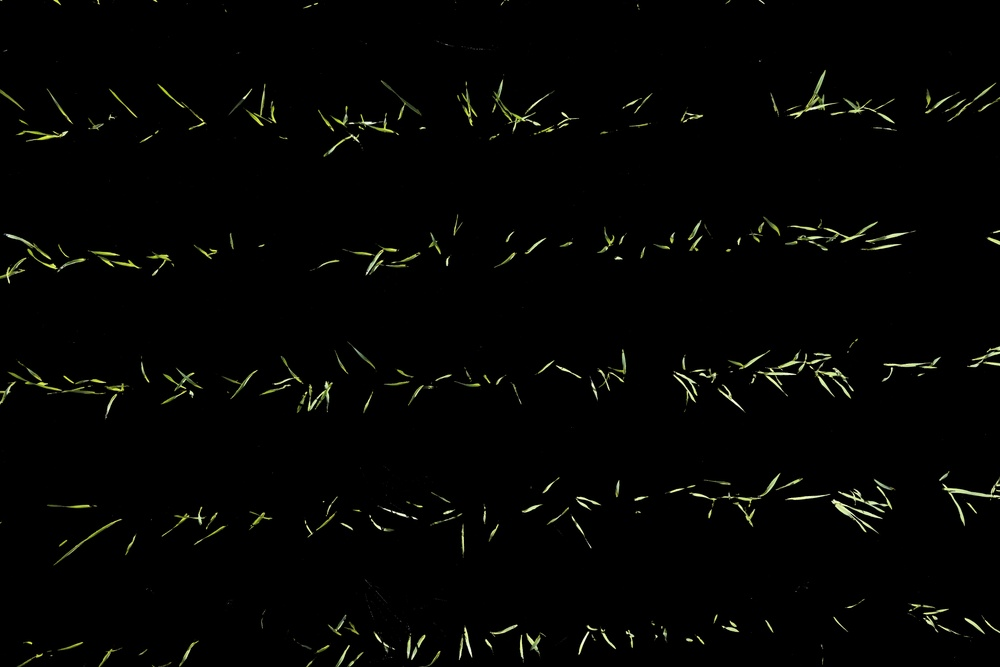
#> input picture Test_Images/temp_ndvi.jpg, 1000 x 667 px, shrunk from 8192 x 5464 before the run
$ jupyter execute count_test.ipynb
#> lines starting #> are read from the running program, lines starting #| are printed output that depends on the picture; after the words box and inside, x2 and y2 are one past the last pixel; in counts of white or black regions, pixels touching at a corner belong together
[cell 1]
# Importing necessary libraries
import geopandas as gpd
import rasterio.mask
import fiona
import os
import numpy as np
import shapefile
import rasterstats
import matplotlib.pyplot as plt
import statistics
import pandas as pd
import rasterio
import time
import cv2
import math

[cell 2]
from typing import cast, Optional

# Importing necessary programs from the libraries
from rasterio.plot import show
from rasterio.transform import from_origin
from rasterio.crs import CRS
from rasterio import features
from rasterstats import zonal_stats
from matplotlib.colors import ListedColormap
from matplotlib import pyplot as plt

[cell 3]
import PIL.Image

def img_scale(img: np.ndarray) -> np.ndarray:
    return (img * 255).astype(np.uint8)

def display_image(img: np.ndarray, _: Optional[str] = None):
    display(PIL.Image.fromarray(img))

def display_contours(img: np.ndarray, contours):
    img_with_contours = img.copy()
    for contour in contours:
        cv2.drawContours(img_with_contours, [contour], 0, (0, 255, 0), 2)
    display_image(img_with_contours)

[cell 4]
img = cv2.imread('Test_Images/temp_ndvi.jpg')
#> img is the input picture: shape (667, 1000, 3); mean B, G, R 2.9, 4.2, 3.8
img_grey = cv2.cvtColor(img, cv2.COLOR_BGR2GRAY)
display_image(img_grey)

[cell 5]
ret, thresh  = cv2.threshold(img_grey, 10, 255, cv2.THRESH_BINARY)
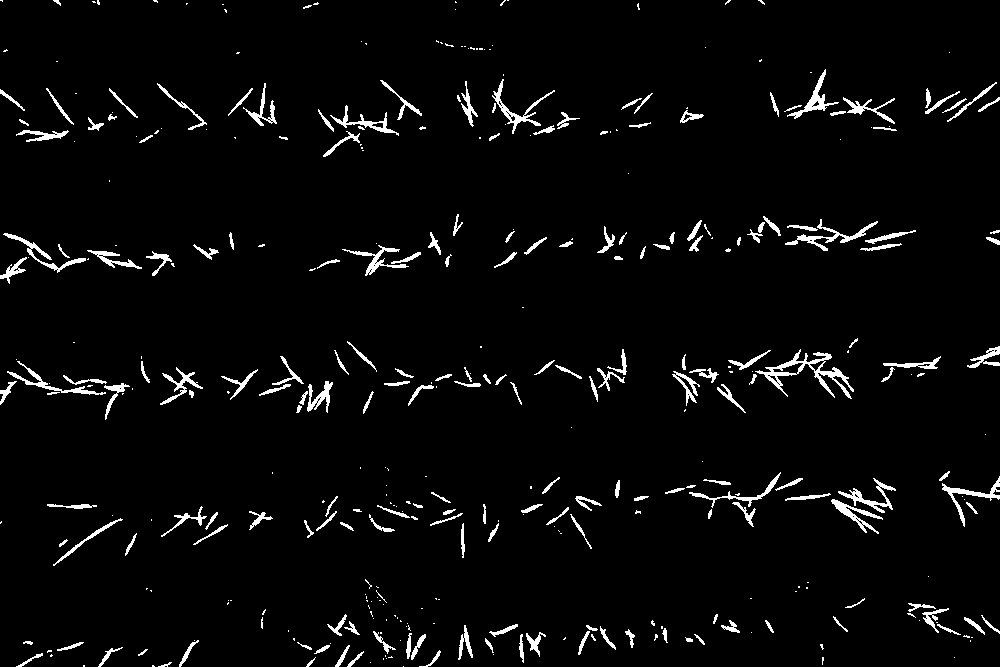
#> thresh: shape (667, 1000); 3.5% white; 392 white regions (192 under 20 px), largest, box (x1, y1, x2, y2) and area: (755, 349, 854, 399) 1054, (785, 219, 878, 251) 537, (492, 79, 555, 134) 501
kernel1= np.ones((7,7), np.uint8)
kernel2 = np.ones((5,5), np.uint8)

eroded = cv2.erode(thresh, kernel1, iterations = 1)
#> eroded: shape (667, 1000); 0% white in thin lines or dots, all inside (x1, y1, x2, y2) = (842, 109, 859, 508)
dilated = cv2.dilate(eroded, kernel2, iterations = 8)
#> dilated: shape (667, 1000); 0.33% white; 2 white regions, box (x1, y1, x2, y2) and area: (841, 93, 875, 126) 1122, (826, 491, 859, 524) 1089

display_image(dilated)

[cell 6]
edged = cv2.Canny(img_grey, 30, 200)
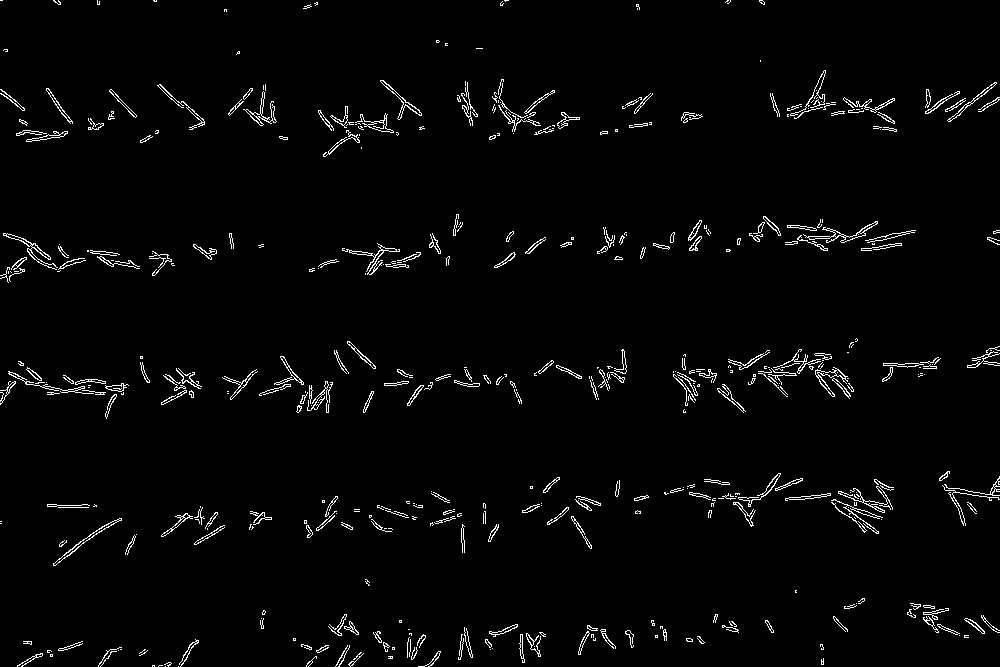
#> edged: shape (667, 1000); 2.4% white in thin lines or dots

display_image(edged)

[cell 7]
contours, _ = cv2.findContours(edged, cv2.RETR_TREE, cv2.CHAIN_APPROX_NONE)
#> contours = 929 contours, 690 with area under 20; largest, box (x1, y1, x2, y2) and area: (803, 221, 878, 243) 248, (53, 518, 122, 566) 229, (815, 367, 848, 397) 210, (380, 80, 422, 120) 200, (3, 233, 58, 270) 180

col_grey_img = cv2.cvtColor(img_grey, cv2.COLOR_GRAY2RGB)

print(len(contours))
#| 929
display_contours(col_grey_img, contours)
#> the loop in display_contours, `for contour in contours:` made 929 passes
#> contour on passes 1, 2, 9: [[178, 666]], [[165, 666]], [[390, 657], [391, 656], [392, 657], [391, 658]]
#> after the loop in display_contours, `for contour in contours:`:
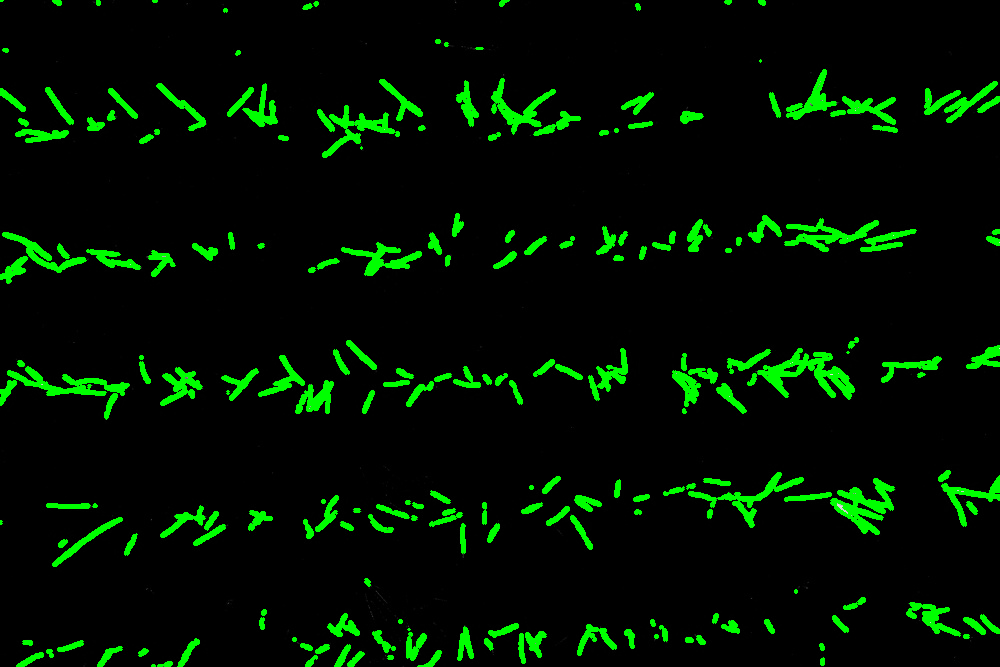
#> img_with_contours: shape (667, 1000, 3); mean B, G, R 0.2, 17.4, 0.2

[cell 8]
large_contours = [contour for contour in contours if 80 < cv2.contourArea(contour)]
#> large_contours = 38 contours; largest, box (x1, y1, x2, y2) and area: (803, 221, 878, 243) 248, (53, 518, 122, 566) 229, (815, 367, 848, 397) 210, (380, 80, 422, 120) 200, (3, 233, 58, 270) 180

print(len(large_contours))
#| 38
display_contours(col_grey_img, large_contours)
#> the loop in display_contours (call 2), `for contour in contours:` made 38 passes
#> after the loop in display_contours (call 2), `for contour in contours:`:
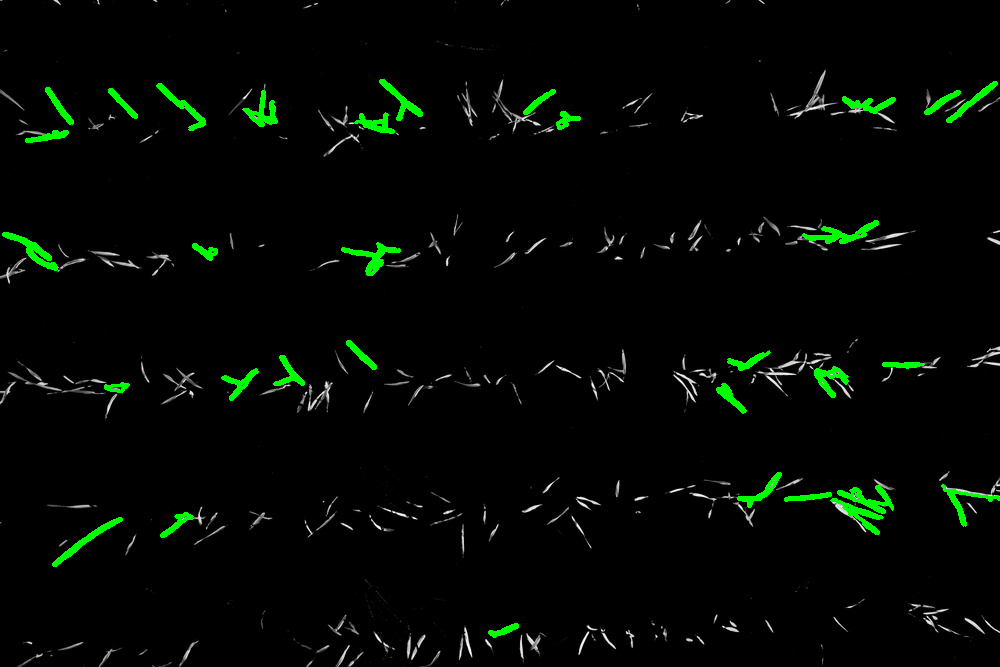
#> img_with_contours: shape (667, 1000, 3); mean B, G, R 2.8, 7.4, 2.8

[cell 9]
contours2, _ = cv2.findContours(img_grey, cv2.RETR_TREE, cv2.CHAIN_APPROX_NONE)
#> contours2 = 6240 contours, 6072 with area under 20; largest, box (x1, y1, x2, y2) and area: (719, 344, 856, 401) 3494, (720, 213, 922, 256) 3493, (0, 224, 176, 288) 3304, (768, 64, 902, 136) 2748, (0, 352, 135, 424) 2742

print(len(contours2))
#| 6240
display_contours(col_grey_img, contours2)
#> the loop in display_contours (call 3), `for contour in contours:` made 6240 passes
#> contour on passes 1 to 3: [[438, 666]], [[407, 666]], [[40, 666], [41, 666]]
#> after the loop in display_contours (call 3), `for contour in contours:`:
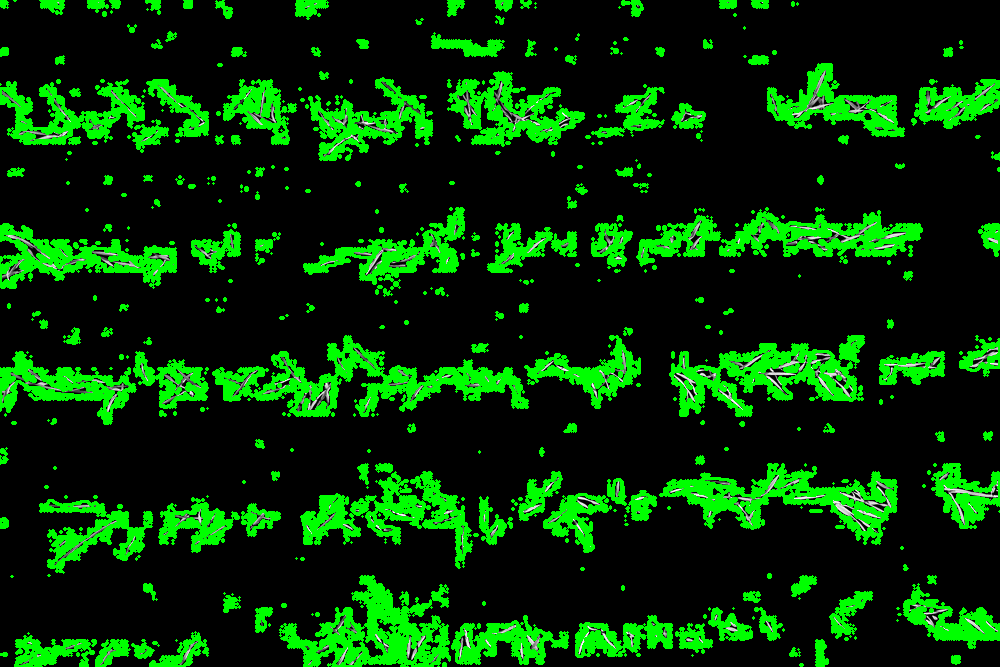
#> img_with_contours: shape (667, 1000, 3); mean B, G, R 2.9, 51.8, 2.9

[cell 10]
large_contours2 = [contour for contour in contours2 if 200 < cv2.contourArea(contour)]
#> large_contours2 = 65 contours; largest, box (x1, y1, x2, y2) and area: (719, 344, 856, 401) 3494, (720, 213, 922, 256) 3493, (0, 224, 176, 288) 3304, (768, 64, 902, 136) 2748, (0, 352, 135, 424) 2742

print(len(large_contours2))
#| 65
display_contours(col_grey_img, large_contours2)
#> the loop in display_contours (call 4), `for contour in contours:` made 65 passes
#> after the loop in display_contours (call 4), `for contour in contours:`:
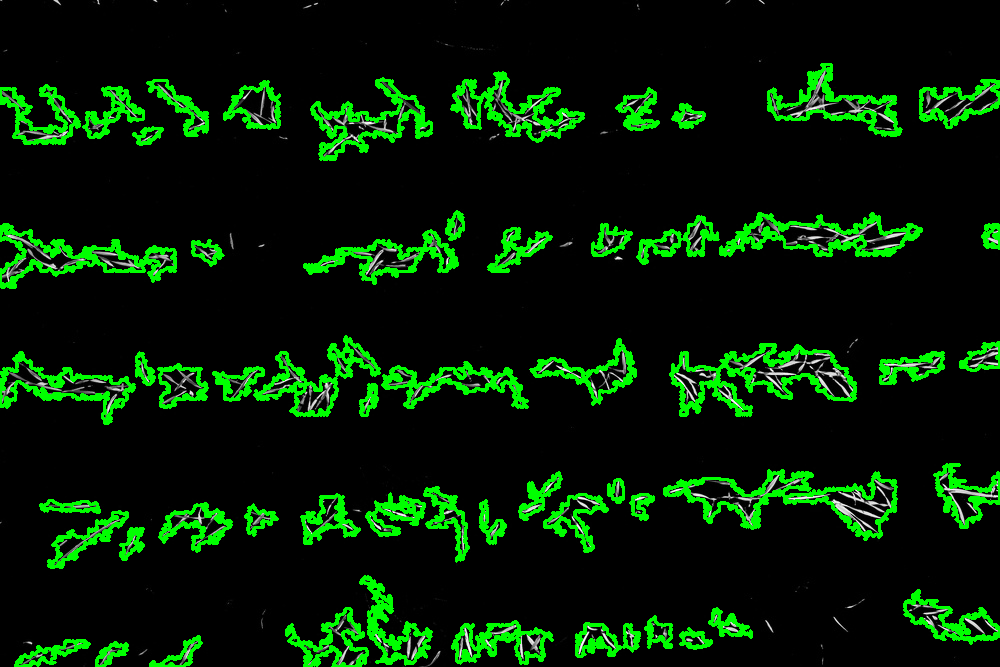
#> img_with_contours: shape (667, 1000, 3); mean B, G, R 3.5, 30.3, 3.5

[cell 11]
def gen_line_img(img: np.ndarray, print_img: np.ndarray = cast(np.ndarray, np.copy(col_grey_img)) * 0) -> tuple[np.ndarray, np.ndarray]:
    """line, img"""

    # see https://stackoverflow.com/a/45560545/8626693

    rho = 1  # distance resolution in pixels of the Hough grid
    theta = np.pi / 180  # angular resolution in radians of the Hough grid
    threshold = 15  # minimum number of votes (intersections in Hough grid cell)
    min_line_length = 50  # minimum number of pixels making up a line
    max_line_gap = 20  # maximum gap in pixels between connectable line segments
    line_image = np.copy(print_img)

    # Run Hough on edge detected image
    # Output "lines" is an array containing endpoints of detected line segments
    lines = cv2.HoughLinesP(img, rho, theta, threshold, np.array([]), min_line_length, max_line_gap)
#> lines = 82 rows, first 6: [753, 374, 839, 371], [927, 102, 999, 99], [63, 377, 123, 386], [883, 363, 935, 363], [774, 110, 825, 109], [808, 102, 894, 99]

    for line in lines:
        for x1, y1, x2, y2 in line:
            cv2.line(line_image, (x1, y1), (x2, y2), (255, 0, 0), 5)
#> this loop made 82 passes
#> line on passes 1 to 12: [[753, 374, 839, 371]], [[927, 102, 999, 99]], [[63, 377, 123, 386]], [[883, 363, 935, 363]], [[774, 110, 825, 109]], [[808, 102, 894, 99]], [[758, 371, 836, 368]], [[460, 384, 511, 381]], [[706, 498, 763, 496]], [[45, 388, 126, 387]], [[774, 109, 825, 108]], [[333, 130, 389, 129]]
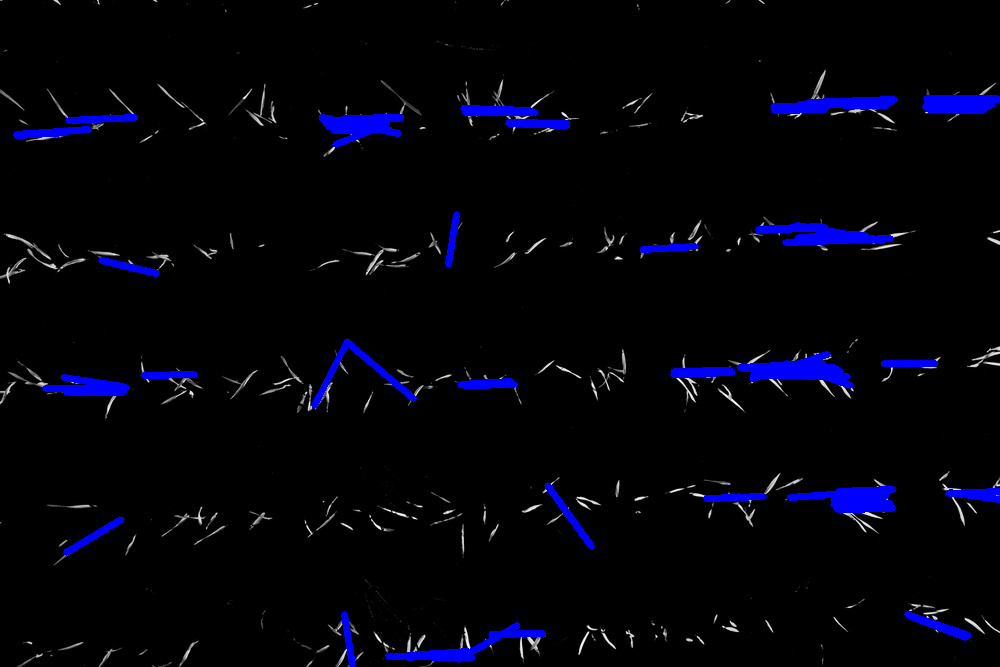
#> line_image: shape (667, 1000, 3); mean B, G, R 11.2, 2.6, 2.6

    return lines, line_image

[cell 12]
lines1, line_img1 = gen_line_img(edged, col_grey_img)
#> lines1 has the same summary as lines in gen_line_img
print(len(lines1))
#| 82
print(sum([len(line) for line in lines1]))
#| 82
display_image(line_img1)

$ run again, with Test_Images/Eroded.jpg copied over Test_Images/temp_ndvi.jpg
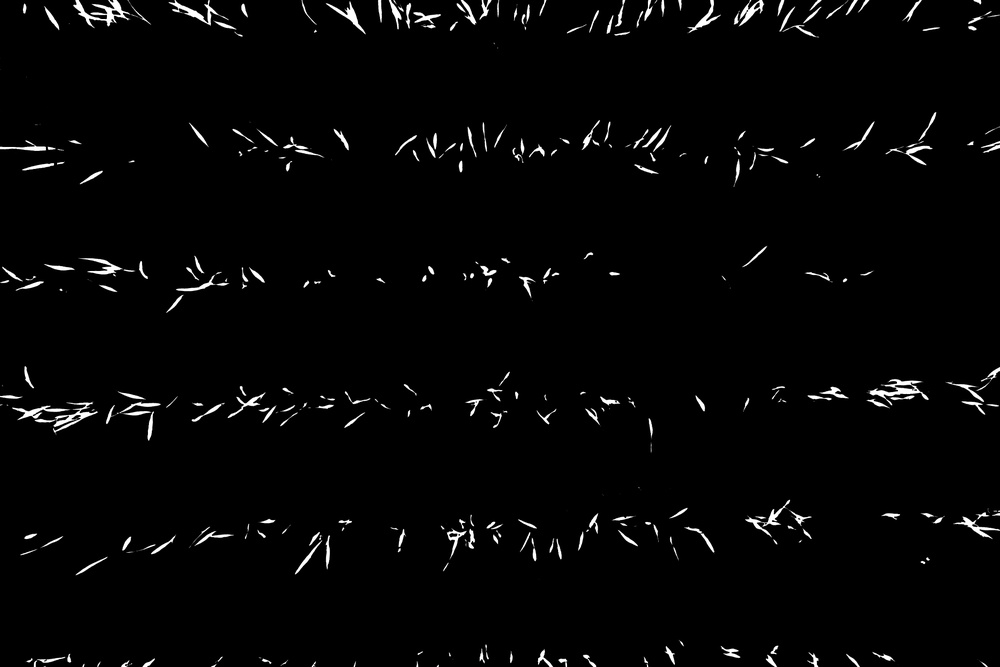
#> input picture Test_Images/Eroded.jpg, 1000 x 667 px, shrunk from 8192 x 5464 before the run
#> img is the input picture: shape (667, 1000, 3); min 0, max 255, mean 5.4
#> thresh: shape (667, 1000); 3.3% white; 328 white regions (86 under 20 px), largest, box (x1, y1, x2, y2) and area: (12, 401, 98, 435) 912, (73, 0, 152, 29) 761, (866, 379, 929, 406) 687
#> eroded: shape (667, 1000); 0% white in thin lines or dots, all inside (x1, y1, x2, y2) = (32, 6, 907, 414)
#> dilated: shape (667, 1000); 1.1% white; 6 white regions, box (x1, y1, x2, y2) and area: (884, 374, 923, 408) 1314, (93, 0, 134, 33) 1281, (92, 252, 128, 287) 1254, (334, 0, 369, 33) 1154, (16, 397, 49, 430) 1089, (731, 0, 767, 30) 1075
#> edged: shape (667, 1000); 2.1% white in thin lines or dots
#> contours = 877 contours, 659 with area under 20; largest, box (x1, y1, x2, y2) and area: (734, 0, 764, 26) 207, (228, 392, 266, 418) 180, (447, 528, 467, 559) 172, (176, 275, 229, 292) 162, (176, 0, 229, 25) 151
#| 877
#> the loop in display_contours, `for contour in contours:` made 877 passes
#> contour on passes 1, 3, 4: [[43, 666], [44, 666], [45, 666], [44, 666]], [[355, 665], [355, 666]], [[648, 664], [648, 665], [648, 666], [648, 665]]
#> large_contours = 32 contours; largest, box (x1, y1, x2, y2) and area: (734, 0, 764, 26) 207, (228, 392, 266, 418) 180, (447, 528, 467, 559) 172, (176, 275, 229, 292) 162, (176, 0, 229, 25) 151
#| 32
#> the loop in display_contours (call 2), `for contour in contours:` made 32 passes
#> contours2 = 7599 contours, 7421 with area under 20; largest, box (x1, y1, x2, y2) and area: (184, 384, 336, 432) 2048, (0, 388, 104, 440) 1879, (392, 120, 512, 167) 1604, (744, 496, 816, 550) 1480, (774, 0, 872, 40) 1396
#| 7599
#> large_contours2 = 71 contours; largest, box (x1, y1, x2, y2) and area: (184, 384, 336, 432) 2048, (0, 388, 104, 440) 1879, (392, 120, 512, 167) 1604, (744, 496, 816, 550) 1480, (774, 0, 872, 40) 1396
#| 71
#> the loop in display_contours (call 4), `for contour in contours:` made 71 passes
#> after the loop in display_contours (call 4), `for contour in contours:`:
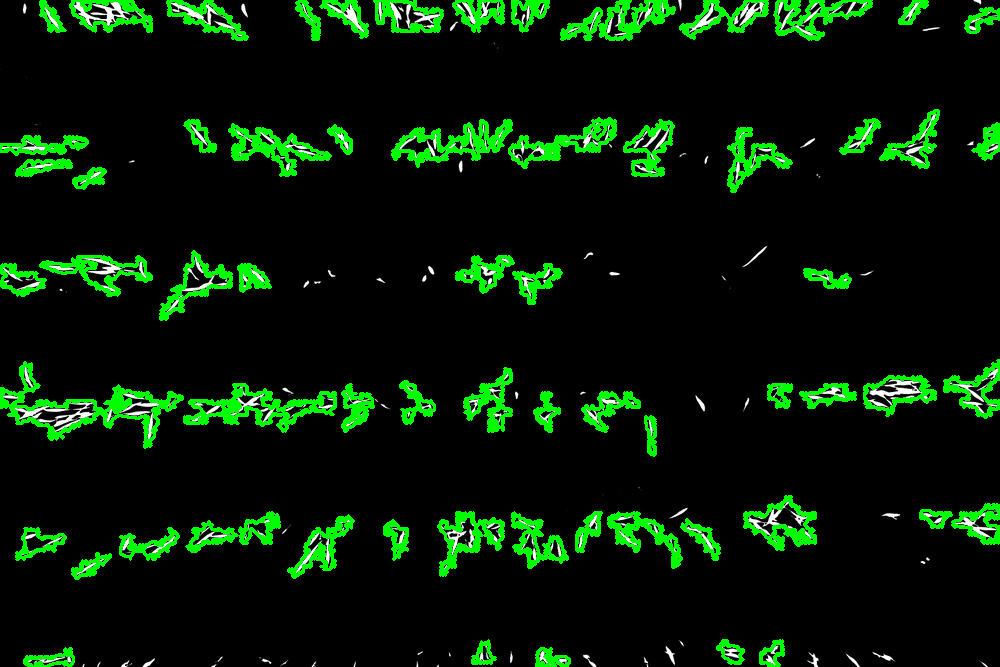
#> img_with_contours: shape (667, 1000, 3); 8.87% of pixels changed, all inside (x1, y1, x2, y2) = (0, 0, 1000, 667)
#> lines = 103 rows, first 6: [469, 14, 528, 17], [744, 7, 816, 5], [19, 419, 153, 414], [205, 412, 301, 410], [742, 11, 792, 11], [16, 410, 131, 408]
#> the loop in gen_line_img, `for line in lines:` made 103 passes
#> after the loop in gen_line_img, `for line in lines:`:
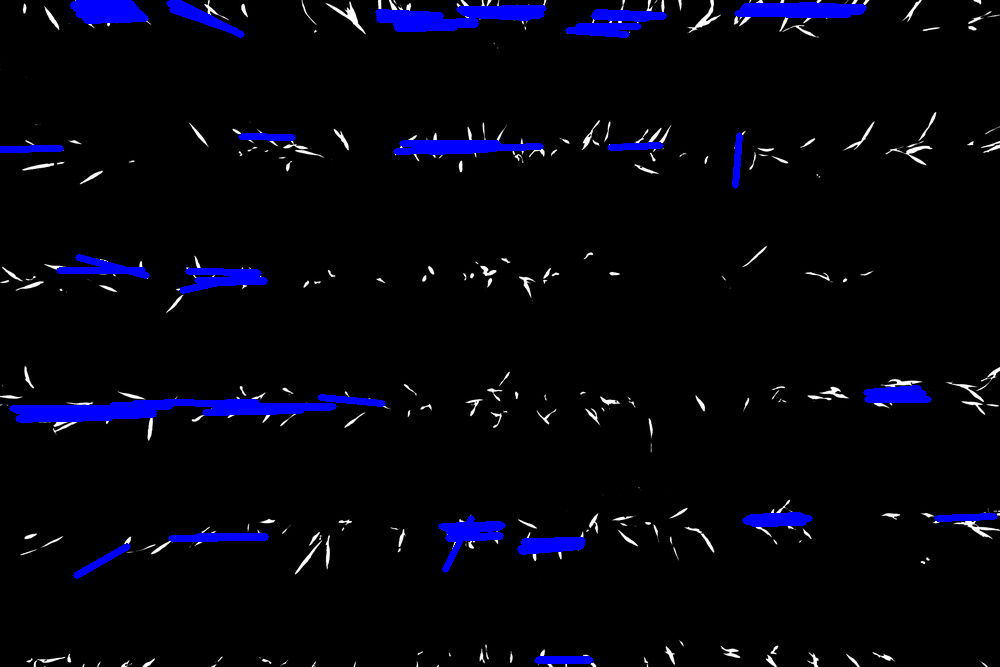
#> line_image: shape (667, 1000, 3); 3.8% of pixels changed, all inside (x1, y1, x2, y2) = (0, 0, 998, 664)
#> lines1 has the same summary as lines in gen_line_img
#| 103
#| 103
